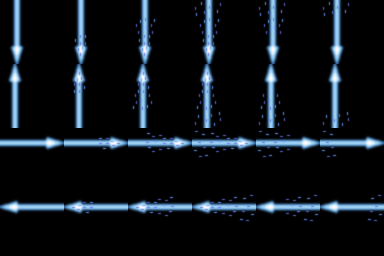

A level layout from a 2D game, rendered from its tile map. Below: a short description, then the map file with its tile-grid data intact:
An orthogonal 12x8 tile map with 32x32 px tiles, 1 tile layer (Tile Layer 1), 6 tilesets.

<map version="1.10" tiledversion="1.11.0" orientation="orthogonal" renderorder="right-down" width="12" height="8" tilewidth="32" tileheight="32" infinite="0" nextlayerid="2" nextobjectid="1">
 <tileset firstgid="1" source="Icespear.tsx" />
 <tileset firstgid="3" source="Icespear2.tsx" />
 <tileset firstgid="5" source="Icespear3.tsx" />
 <tileset firstgid="7" source="Icespear4.tsx" />
 <tileset firstgid="9" source="Icespear5.tsx" />
 <tileset firstgid="11" source="Icespear6.tsx" />
 <layer id="1" name="Tile Layer 1" width="12" height="8">
  <data encoding="csv">
2684354561,0,2684354563,0,2684354565,0,2684354567,0,2684354569,0,2684354571,0,
2684354562,0,2684354564,0,2684354566,0,2684354568,0,2684354570,0,2684354572,0,
1610612738,0,1610612740,0,1610612742,0,1610612744,0,1610612746,0,1610612748,0,
1610612737,0,1610612739,0,1610612741,0,1610612743,0,1610612745,0,1610612747,0,
1,2,3,4,5,6,7,8,9,10,11,12,
0,0,0,0,0,0,0,0,0,0,0,0,
2147483650,2147483649,2147483652,2147483651,2147483654,2147483653,2147483656,2147483655,2147483658,2147483657,2147483660,2147483659,
0,0,0,0,0,0,0,0,0,0,0,0
</data>
 </layer>
</map>
